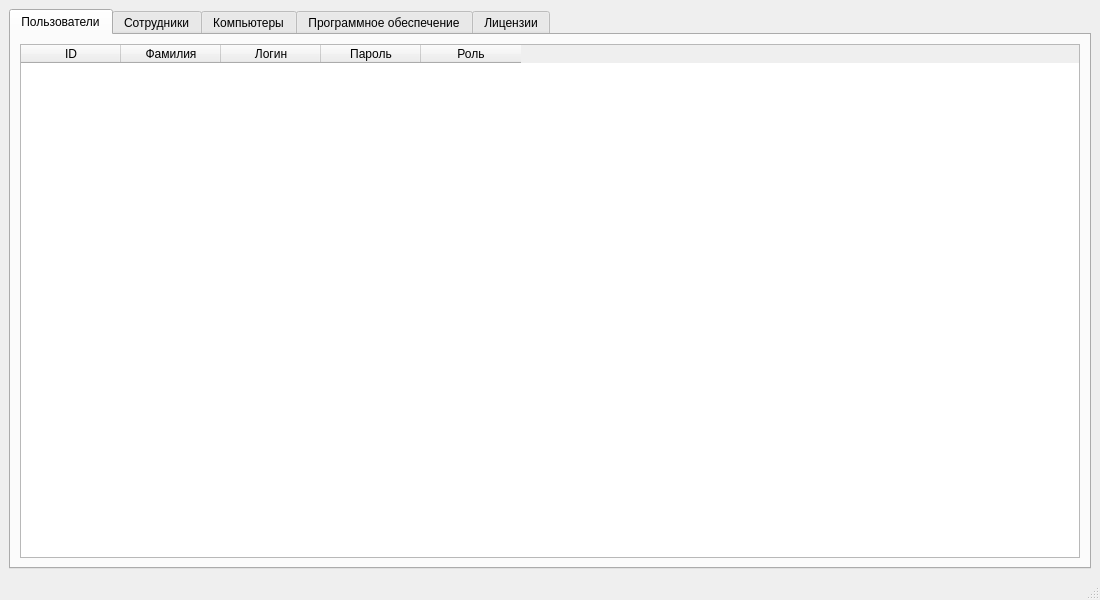
<?xml version="1.0" encoding="UTF-8"?>
<ui version="4.0">
 <class>MainWindow</class>
 <widget class="QMainWindow" name="MainWindow">
  <property name="geometry">
   <rect>
    <x>0</x>
    <y>0</y>
    <width>1100</width>
    <height>600</height>
   </rect>
  </property>
  <property name="windowTitle">
   <string>Просмотр данных</string>
  </property>
  <widget class="QWidget" name="centralwidget">
   <layout class="QVBoxLayout" name="verticalLayout">
    <item>
     <widget class="QTabWidget" name="tabWidget">
      <property name="currentIndex">
       <number>0</number>
      </property>
      
      <widget class="QWidget" name="tabUsers">
       <attribute name="title">
        <string>Пользователи</string>
       </attribute>
       <layout class="QVBoxLayout" name="verticalLayoutUsers">
        <item>
         <widget class="QTableWidget" name="tableUsers">
          <column>
           <property name="text">
            <string>ID</string>
           </property>
          </column>
          <column>
           <property name="text">
            <string>Фамилия</string>
           </property>
          </column>
          <column>
           <property name="text">
            <string>Логин</string>
           </property>
          </column>
          <column>
           <property name="text">
            <string>Пароль</string>
           </property>
          </column>
          <column>
           <property name="text">
            <string>Роль</string>
           </property>
          </column>
         </widget>
        </item>
       </layout>
      </widget>
      
      <widget class="QWidget" name="tabEmployees">
       <attribute name="title">
        <string>Сотрудники</string>
       </attribute>
       <layout class="QVBoxLayout" name="verticalLayoutEmployees">
        <item>
         <widget class="QTableWidget" name="tableEmployees">
          <column>
           <property name="text">
            <string>ID</string>
           </property>
          </column>
          <column>
           <property name="text">
            <string>Имя</string>
           </property>
          </column>
          <column>
           <property name="text">
            <string>Фамилия</string>
           </property>
          </column>
          <column>
           <property name="text">
            <string>Отчество</string>
           </property>
          </column>
          <column>
           <property name="text">
            <string>Должность</string>
           </property>
          </column>
          <column>
           <property name="text">
            <string>Телефон</string>
           </property>
          </column>
          <column>
           <property name="text">
            <string>Адрес</string>
           </property>
          </column>
          <column>
           <property name="text">
            <string>Роль в системе</string>
           </property>
          </column>
         </widget>
        </item>
       </layout>
      </widget>
      
      <widget class="QWidget" name="tabComputers">
       <attribute name="title">
        <string>Компьютеры</string>
       </attribute>
       <layout class="QVBoxLayout" name="verticalLayoutComputers">
        <item>
         <widget class="QTableWidget" name="tableComputers">
          <column>
           <property name="text">
            <string>ID</string>
           </property>
          </column>
          <column>
           <property name="text">
            <string>Процессор</string>
           </property>
          </column>
          <column>
           <property name="text">
            <string>Видеокарта</string>
           </property>
          </column>
          <column>
           <property name="text">
            <string>RAM, GB</string>
           </property>
          </column>
          <column>
           <property name="text">
            <string>Экран</string>
           </property>
          </column>
          <column>
           <property name="text">
            <string>Клавиатура</string>
           </property>
          </column>
          <column>
           <property name="text">
            <string>Мышь</string>
           </property>
          </column>
          <column>
           <property name="text">
            <string>Владелец</string>
           </property>
          </column>
         </widget>
        </item>
       </layout>
      </widget>
      
      <widget class="QWidget" name="tabSoftware">
       <attribute name="title">
        <string>Программное обеспечение</string>
       </attribute>
       <layout class="QVBoxLayout" name="verticalLayoutSoftware">
        <item>
         <widget class="QTableWidget" name="tableSoftware">
          <column>
           <property name="text">
            <string>ID</string>
           </property>
          </column>
          <column>
           <property name="text">
            <string>Название</string>
           </property>
          </column>
          <column>
           <property name="text">
            <string>Версия</string>
           </property>
          </column>
         </widget>
        </item>
       </layout>
      </widget>
      
      <widget class="QWidget" name="tabLicenses">
       <attribute name="title">
        <string>Лицензии</string>
       </attribute>
       <layout class="QVBoxLayout" name="verticalLayoutLicenses">
        <item>
         <widget class="QTableWidget" name="tableLicenses">
          <column>
           <property name="text">
            <string>ID</string>
           </property>
          </column>
          <column>
           <property name="text">
            <string>Дата окончания</string>
           </property>
          </column>
          <column>
           <property name="text">
            <string>Программа</string>
           </property>
          </column>
          <column>
           <property name="text">
            <string>Ключ</string>
           </property>
          </column>
         </widget>
        </item>
       </layout>
      </widget>
      
     </widget>
    </item>
   </layout>
  </widget>
  <widget class="QStatusBar" name="statusbar"/>
 </widget>
 <resources/>
 <connections/>
</ui>
